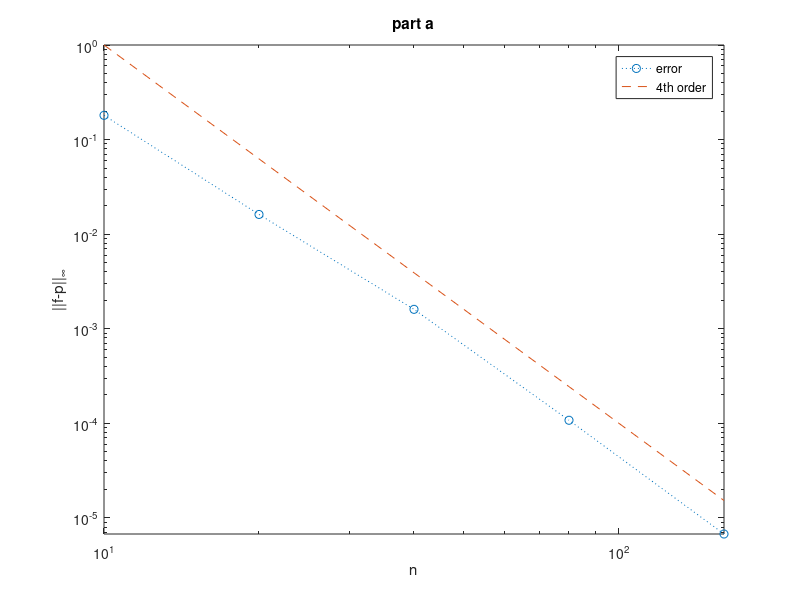
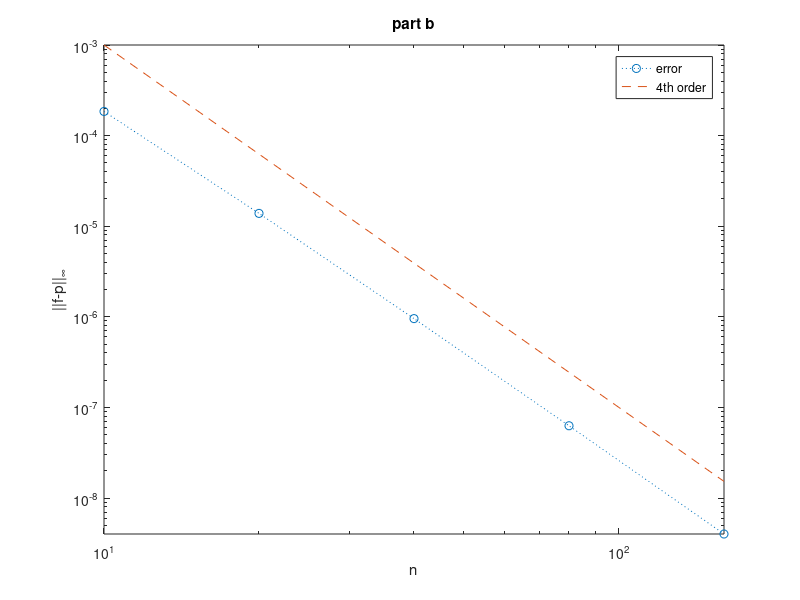

MATLAB code to generate these figures, in order:
% EXER534  Do Exercise 5.3.4 from Driscoll & Braun, parts (a) and (b).

n = [10 20 40 80 160];
for part = ['a','b']
    if part == 'a'
        f = @(x) cos(pi^2*x.^2);
        t0 = 0;  tn = 1;  scale = 10000;
    else
        f = @(x) log(x);
        t0 = 1;  tn = 3;  scale = 10;
    end
    xx = linspace(t0,tn,1600);  yy = f(xx);
    for k=1:5
        t = linspace(t0,tn,n(k));
        err(k) = norm(yy - interp1(t,f(t),xx,'spline'),'inf');
    end
    figure,  loglog(n,err,'o:',n,scale*n.^(-4),'--')
    axis tight,  xlabel n,  ylabel('||f-p||_{\infty}')
    title(['part ' part]),  legend('error','4th order')
end
